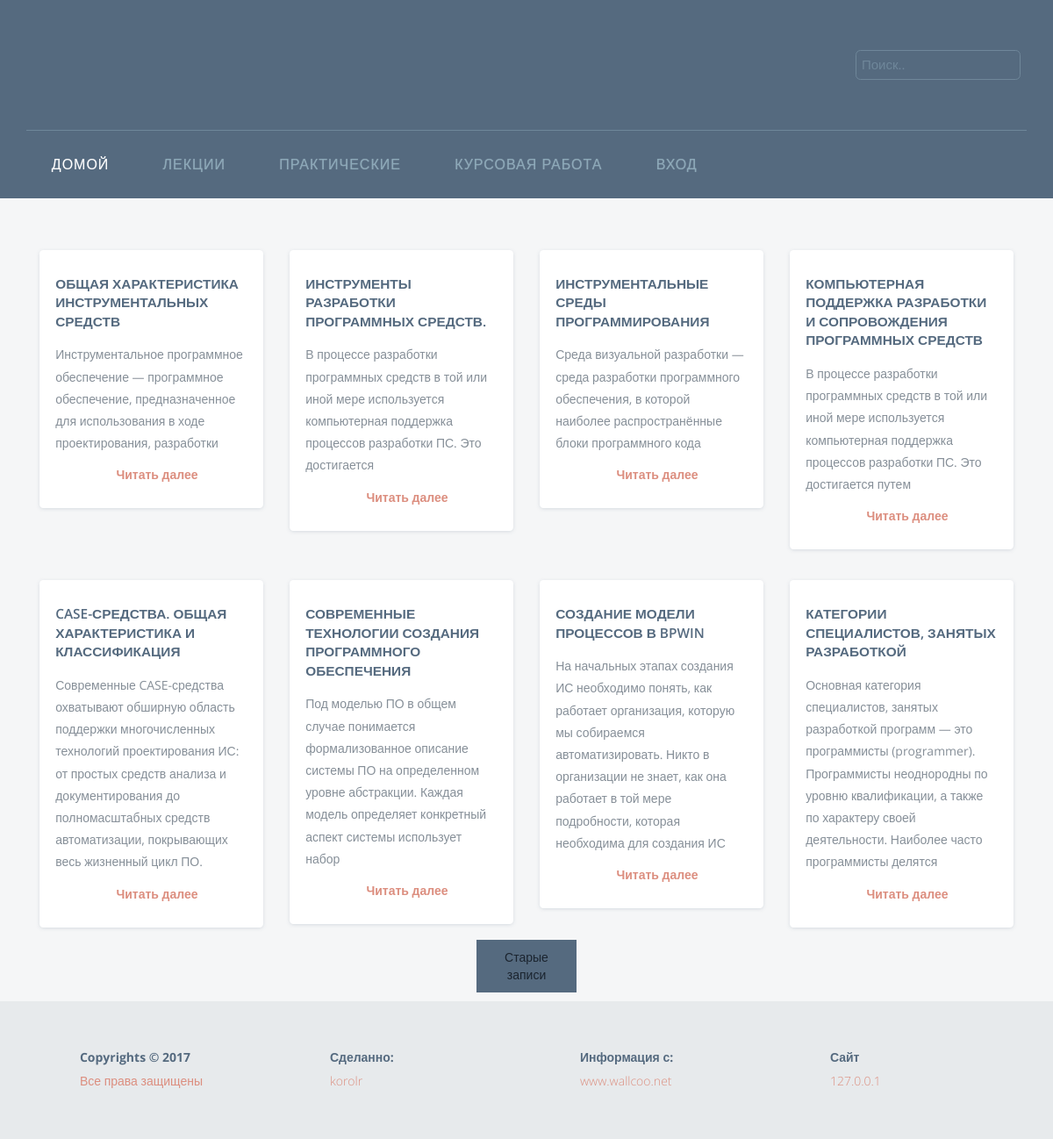
/index, run on the app's committed database.
### project/server/models.py (models this page shows, shortened)
class Post(db.Model):
    id = db.Column(db.Integer, primary_key=True)
    title = db.Column(db.String(80))
    body = db.Column(db.Text)
    prev = db.Column(db.Text)
    pub_date = db.Column(db.DateTime)
    category = db.Column(db.String(255))

### project/server/main/views.py (the view)
@main_blueprint.route('/', methods = ['GET'])
@main_blueprint.route('/index', methods = ['GET', 'POST'])
@main_blueprint.route('/index/<int:page>', methods = ['GET', 'POST'])
def home(page = 1):
    q = request.args.get('q')
    if q:
        post = Post.query.filter_by(title=q).all()
        return render_template('main/home_q.html', posts=post)
    post = Post.query.paginate(page, 8, False)
    return render_template('main/home.html', posts=post)

### project/client/templates/main/home.html (shortened to what this page needs)
{% extends "_base.html" %}
{% block content %}
<div class="content">
	<div class="container">
	 <div class="load_more">
			     <ul id="myList">
			        <li>
						<div class="l_g">
                            {% for post in posts.items %}
							<div class="col-md-3 praesent test_a">
								<div class="l_g_r">
									<div class="dapibus">
										<h2>{{ post.title }}</h2>
										<p>{{ post.prev }} </p>
										<a href="/post/{{ post.id }}" class="link">Читать далее</a>
									</div>
								</div>
							</div>
                            {% endfor %}
							<div class="clearfix"></div>
                            </div>
					</li>
			      </ul>
                    {% if posts.has_next %}<div id="loadMore"><a href="{{ url_for('.home', page=posts.next_num) }}">Старые записи</a></div>{% endif %}
			    </div>
	</div>
</div>
{% endblock %}

### project/client/templates/_base.html (shortened to what this page needs)
<!DOCTYPE HTML>
<html>
<head>
<link href="{{url_for('static', filename='css/bootstrap.css')}}" rel="stylesheet" type="text/css" media="all">
<link href="{{url_for('static', filename='css/style.css')}}" rel="stylesheet" type="text/css" media="all" />
</head>
<body>
    {% include 'header.html' %}
        {% block content %}{% endblock %}
    {% include 'footer.html' %}
  </body>
</html>

### project/client/templates/header.html (shortened to what this page needs)
<div class="banner">
	<div class="container">
		<div class="header">
			<div class="header-right">
				<ul>
					<li><a href="https://twitter.com/korolr22"><i class="twt"> </i></a></li>
				<li>
				<div class="search2">
					<form method="get">
						<input name="q" type="text" value="Поиск.." onfocus="this.value = '';" onblur="if (this.value == '') {this.value = 'Search..';}">
						<input type="submit" value="">
					</form>
				</div></li>
					<div class="clearfix"></div>
				</ul>
			</div>
				<div class="clearfix"> </div>
			</div>
				<div class="head-nav">
						<ul class="cl-effect-15">
                        {% if names %}
						<li ><a href="/">Домой</a></li>
                        {% else %}
                        <li class="active"><a href="/">Домой</a></li>
                        {% endif %}
						    <li {% if names == "Лекции" %} class="active"{% endif %}><a href="/cat/lek" >Лекции</a></li>
							<li {% if names == "Практические" %} class="active"{% endif %}><a href="/cat/prakt" >Практические</a></li>
							<li {% if names == "Курсовая работа" %} class="active"{% endif %}><a href="/cat/curs" >Курсовая работа</a></li>
                            {% if current_user.is_authenticated %}
            <li data-hover="Выход" ><a href="{{ url_for('user.logout') }}">Выход</a></li>
          {% else %}
            <li data-hover="Вход"><a href="{{ url_for('user.login') }}">Вход</a></li>
          {% endif %}
						</ul>
				</div>
	</div>
</div>

### project/client/templates/footer.html
<div class="footer">
		<div class="container">
			<div class="col-md-3 copy">
				<div class="top1">
					<i class="ham"></i>
				</div>
				<div class="top2">
					<h6>Copyrights © 2017</h6>
					<p>Все права защищены</p>
				</div>
				<div class="clearfix"> </div>
			</div>
			<div class="col-md-3 copy">
				<div class="top1">
					<i class="men"></i>
				</div>
				<div class="top2">
					<h6>Сделанно: </h6>
					<p><a href="">korolr</a></p>
				</div>
				<div class="clearfix"> </div>
			</div>
			<div class="col-md-3 copy">
				<div class="top1">
					<i class="app"></i>
				</div>
				<div class="top2">
					<h6>Информация с: </h6>
					<p><a href="#"> www.wallcoo.net</a></p>
				</div>
				<div class="clearfix"> </div>
			</div>
			<div class="col-md-3 copy">
				<div class="top1">
					<i class="lik"></i>
				</div>
				<div class="top2">
					<h6>Сайт </h6>
					<p><a href="#"> 127.0.0.1</a></p>
				</div>
				<div class="clearfix"> </div>
			</div>
			<div class="clearfix"> </div>
		</div>
	</div>

### project/client/static/css/style.css (style rules this page uses)
h4, h5, h6, h1, h2, h3 { margin-top: 0; }
ul, ol { margin: 0; }
p { margin: 0; }
html,body { font-family: 'Open Sans', sans-serif; background:#fff; }
.test_a { margin-top: 35px; }
body a { transition:0.5s all; -webkit-transition:0.5s all; -moz-transition:0.5s all; -o-transition:0.5s all; -ms-transition:0.5s all; }
.header { padding: 2em 0; border-bottom: 1px solid #6f879a; }
.head-nav ul li { display: inline-block; }
.head-nav ul li a { position: relative; display: inline-block; outline: none; color: #8ca9b9; text-decoration: none; text-transform: uppercase; letter-spacing: 1px; font-weight: 500; text-shadow: 0 0 1px rgba(255,255,255,0.3); font-size: 1em; margin: 0.8em 1.3em; }
.head-nav ul { padding:0; margin: 0; }
*, *:after, *::before { -webkit-box-sizing: border-box; -moz-box-sizing: border-box; box-sizing: border-box; }
.head-nav ul li { display: inline-block; margin: 0 .5em; outline: none; text-decoration: none; text-transform: uppercase; letter-spacing: 1px; font-weight: 400; font-size: 16px; }
.head-nav ul li a:hover,.head-nav ul li.active a { color:#fff; }
.cl-effect-15 a::before { color: #8ca9b9; content: attr(data-hover); position: absolute; -webkit-transition: -webkit-transform 0.3s, opacity 0.3s; -moz-transition: -moz-transform 0.3s, opacity 0.3s; transition: transform 0.3s, opacity 0.3s; }
.head-nav { padding: 1em 0; }
.header-right ul li { display: inline-block; float: left; }
.header-right { float: right; margin: 2.1em 0; }
.header-right ul { padding: 0; }
.header-right li { margin: 0 0.5em; }
i.twt { width: 30px; height: 32px; background: url(../images/img-sprite.png)no-repeat -8px -40px; float: left; vertical-align: middle; transition: 0.5s all; -webkit-transition: 0.5s all; -o-transition: 0.5s all; -moz-transition: 0.5s all; }
.search2 { position: relative; padding: 4px; width: 100%; margin: 0; border: 1px solid #6f879a; border-radius: 0.4em; }
.search2 input[type="text"] { outline: none; color: #6f879a; background: none; font-size: 15px; border: none; width: 79.33%; }
.search2 input[type="submit"] { background: url('../images/sprit-1.png') no-repeat 0px -2px; padding: 6px 18px; border: none; cursor: pointer; position: absolute; outline: none; top: 0px; right: 0px; }
.banner { background:#556a7f; }
.content { background:#f5f6f7; }
.dapibus { background: #fff; padding: 2em 1.3em; box-shadow: 0px 1px 5px -1px rgba(104, 123, 144, 0.31); border-radius: 0.3em; }
.content h2 { text-align: center; font-size: 1.1em; font-weight: 600; color: #556a7f; text-transform: uppercase; text-align: left; line-height: 1.4em; margin:0; }
.content p { color: #868f98; font-size: 1em; font-weight: 400; line-height: 1.8em; text-align: left; padding: 1em 0; }
.link { background: url(../images/arrow.png) no-repeat -1px 5px; display: inline-block; padding: 0 0 0 13px; line-height: 20px; font-size: 1em; font-style: normal; color: #dc8e7f; font-weight: 700; }
.footer { background: #e7eaec; padding: 4em 0; text-align: center; }
.top1 { float: left; width: 14%; margin-right: 3%; }
.top2 { float: right; width: 82%; }
i.ham { width: 32px; height: 32px; background: url(../images/img-sprite.png)no-repeat -4px -2px; display: inline-block; vertical-align: middle; }
i.men { width:32px; height: 32px; background: url(../images/img-sprite.png)no-repeat -40px 1px; display: inline-block; vertical-align: middle; }
i.app { width: 32px; height: 32px; background: url(../images/img-sprite.png)no-repeat -78px 2px; display: inline-block; vertical-align: middle; }
i.lik { width: 32px; height: 32px; background: url(../images/img-sprite.png)no-repeat -114px 0px; display: inline-block; vertical-align: middle; }
.footer h6 { color: #556a7f; font-size: 1em; font-weight: 700; text-align: left; }
.footer p { color: #dc8e7f; font-size: 1em; font-weight: 300; text-align: left; }
.footer a { color: #dc8e7f; text-decoration:none; }
.container:after { content: "\0020"; display: block; height: 0; clear: both; visibility: hidden; }
.clearfix:before, .clearfix:after, .row:before, .row:after { content: '\0020'; display: block; overflow: hidden; visibility: hidden; width: 0; height: 0; }
.row:after, .clearfix:after { clear: both; }
#myList li { display:none; list-style-type:none; }
#loadMore { color: #fff; cursor: pointer; background: rgb(85, 106, 127); padding: 10px; width: 10%; margin: 0 10px; display: inline-block; }
.l_g:after { clear: both; }
.load_more { text-align:center; padding: 10px 0; }
.l_g { margin: 1em 0px; }
ul#myList { padding: 0; }

### data on the page
Post: title "ОБЩАЯ ХАРАКТЕРИСТИКА ИНСТРУМЕНТАЛЬНЫХ СРЕДСТВ", prev "Инструментальное программное обеспечение — программное обеспечение, предназначенное для использования в ходе проектирования, разработки"
Post: title "ИНСТРУМЕНТЫ РАЗРАБОТКИ ПРОГРАММНЫХ СРЕДСТВ.", prev "В процессе разработки программных средств в той или иной мере используется компьютерная поддержка процессов разработки ПС. Это достигается"
Post: title "ИНСТРУМЕНТАЛЬНЫЕ СРЕДЫ ПРОГРАММИРОВАНИЯ", prev "Среда визуальной разработки — среда разработки программного обеспечения, в которой наиболее распространённые блоки программного кода"
Post: title "КОМПЬЮТЕРНАЯ ПОДДЕРЖКА РАЗРАБОТКИ И СОПРОВОЖДЕНИЯ ПРОГРАММНЫХ СРЕДСТВ", prev "В процессе разработки программных средств в той или иной мере используется компьютерная поддержка процессов разработки ПС. Это достигается путем"
Post: title "CASE-СРЕДСТВА. ОБЩАЯ ХАРАКТЕРИСТИКА И КЛАССИФИКАЦИЯ", prev "Современные CASE-средства охватывают обширную область поддержки многочисленных технологий проектирования ИС: от простых средств анализа и документирования до полномасштабных средств автоматизации, покрывающих весь жизненный цикл ПО."
Post: title "СОВРЕМЕННЫЕ ТЕХНОЛОГИИ СОЗДАНИЯ ПРОГРАММНОГО ОБЕСПЕЧЕНИЯ", prev "Под моделью ПО в общем случае понимается формализованное описание системы ПО на определенном уровне абстракции. Каждая модель определяет конкретный аспект системы использует набор"
Post: title "СОЗДАНИЕ МОДЕЛИ ПРОЦЕССОВ В BPWIN", prev "На начальных этапах создания ИС необходимо понять, как работает организация, которую мы собираемся автоматизировать. Никто в организации не знает, как она работает в той мере подробности, которая необходима для создания ИС"
Post: title "КАТЕГОРИИ СПЕЦИАЛИСТОВ, ЗАНЯТЫХ РАЗРАБОТКОЙ", prev "Основная категория специалистов, занятых разработкой программ — это программисты (programmer). Программисты неоднородны по уровню квалификации, а также по характеру своей деятельности. Наиболее часто программисты делятся"
